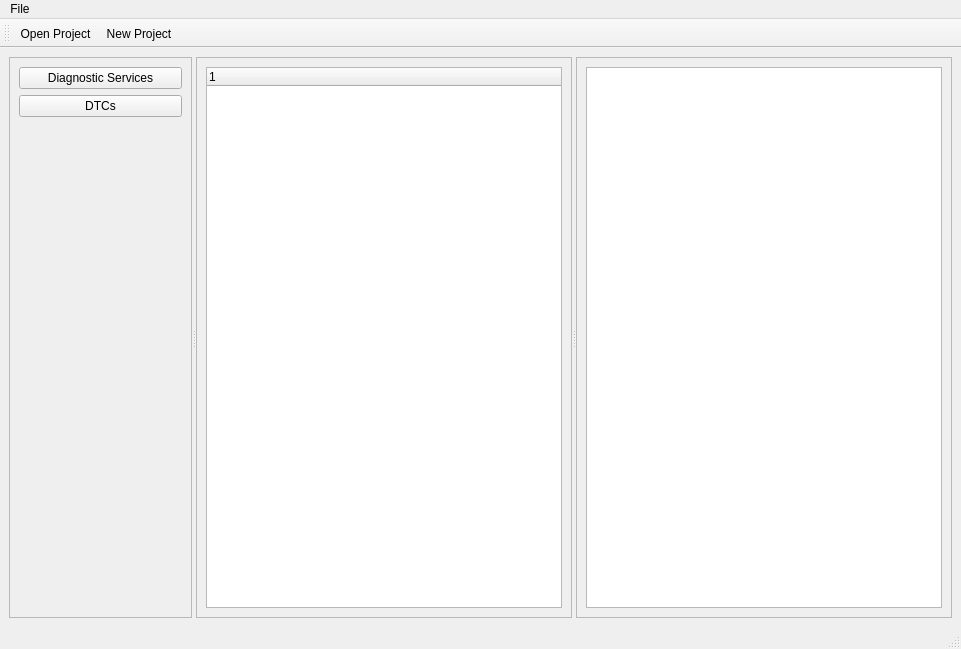
<?xml version="1.0" encoding="UTF-8"?>
<ui version="4.0">
 <class>MainWindow</class>
 <widget class="QMainWindow" name="MainWindow">
  <property name="geometry">
   <rect>
    <x>0</x>
    <y>0</y>
    <width>961</width>
    <height>649</height>
   </rect>
  </property>
  <property name="windowTitle">
   <string>MainWindow</string>
  </property>
  <property name="statusTip">
   <string/>
  </property>
  <widget class="QWidget" name="centralwidget">
   <layout class="QHBoxLayout" name="horizontalLayout_3">
    <item>
     <widget class="QSplitter" name="splitter">
      <property name="orientation">
       <enum>Qt::Horizontal</enum>
      </property>
      <widget class="QFrame" name="frame">
       <property name="frameShape">
        <enum>QFrame::StyledPanel</enum>
       </property>
       <property name="frameShadow">
        <enum>QFrame::Raised</enum>
       </property>
       <layout class="QVBoxLayout" name="verticalLayout">
        <item>
         <widget class="QPushButton" name="pushButton">
          <property name="text">
           <string>Diagnostic Services</string>
          </property>
         </widget>
        </item>
        <item>
         <widget class="QPushButton" name="pushButton_2">
          <property name="text">
           <string>DTCs</string>
          </property>
         </widget>
        </item>
        <item>
         <spacer name="verticalSpacer">
          <property name="orientation">
           <enum>Qt::Vertical</enum>
          </property>
          <property name="sizeHint" stdset="0">
           <size>
            <width>20</width>
            <height>40</height>
           </size>
          </property>
         </spacer>
        </item>
       </layout>
      </widget>
      <widget class="QFrame" name="frame_2">
       <property name="frameShape">
        <enum>QFrame::StyledPanel</enum>
       </property>
       <property name="frameShadow">
        <enum>QFrame::Raised</enum>
       </property>
       <layout class="QHBoxLayout" name="horizontalLayout">
        <item>
         <widget class="QTreeWidget" name="treeWidget">
          <column>
           <property name="text">
            <string notr="true">1</string>
           </property>
          </column>
         </widget>
        </item>
       </layout>
      </widget>
      <widget class="QFrame" name="frame_3">
       <property name="frameShape">
        <enum>QFrame::StyledPanel</enum>
       </property>
       <property name="frameShadow">
        <enum>QFrame::Raised</enum>
       </property>
       <layout class="QHBoxLayout" name="horizontalLayout_2">
        <item>
         <widget class="QListWidget" name="listWidget"/>
        </item>
       </layout>
      </widget>
     </widget>
    </item>
   </layout>
  </widget>
  <widget class="QMenuBar" name="menubar">
   <property name="geometry">
    <rect>
     <x>0</x>
     <y>0</y>
     <width>961</width>
     <height>21</height>
    </rect>
   </property>
   <widget class="QMenu" name="menuFile">
    <property name="title">
     <string>File</string>
    </property>
    <addaction name="actionOpen"/>
    <addaction name="actionNew_Project"/>
   </widget>
   <addaction name="menuFile"/>
  </widget>
  <widget class="QStatusBar" name="statusbar"/>
  <widget class="QToolBar" name="toolBar">
   <property name="windowTitle">
    <string>toolBar</string>
   </property>
   <attribute name="toolBarArea">
    <enum>TopToolBarArea</enum>
   </attribute>
   <attribute name="toolBarBreak">
    <bool>false</bool>
   </attribute>
   <addaction name="actionOpen"/>
   <addaction name="actionNew_Project"/>
  </widget>
  <action name="actionNew_Project">
   <property name="icon">
    <iconset resource="icons_2.qrc">
     <normaloff>:/images/add.png</normaloff>:/images/add.png</iconset>
   </property>
   <property name="text">
    <string>New Project</string>
   </property>
  </action>
  <action name="actionOpen">
   <property name="icon">
    <iconset resource="icons_2.qrc">
     <normaloff>:/images/folder.png</normaloff>:/images/folder.png</iconset>
   </property>
   <property name="text">
    <string>Open Project</string>
   </property>
  </action>
 </widget>
 <resources>
  <include location="icons_2.qrc"/>
 </resources>
 <connections/>
</ui>
